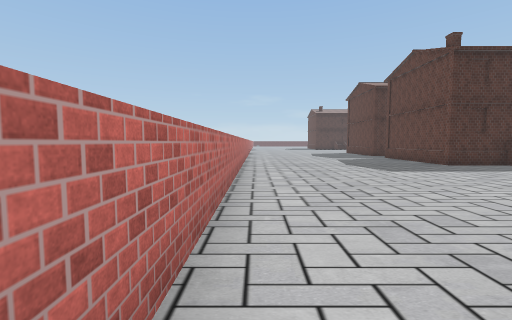
view 1 (above)

24 first-person views from a walk through a 3-D level made in the Unity game engine. The camera is 1.2 m above the floor, tilts 4° down and sees 90° across. The floor is counted in squares, 2 m on a side. Each view is taken from the middle of a square. On the plan, view 1 faces up. The plan holds only what a view shows up to about 9 squares ahead; the rest is blank. The place goes on beyond the plan. Some surface patterns are stand-ins.

view 2
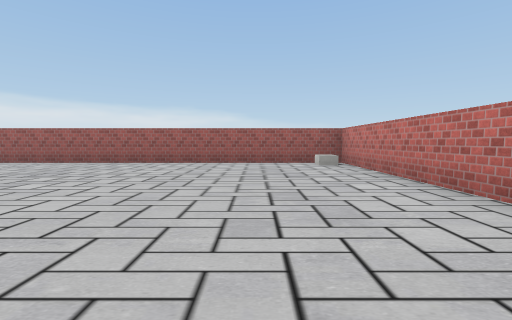

view 3
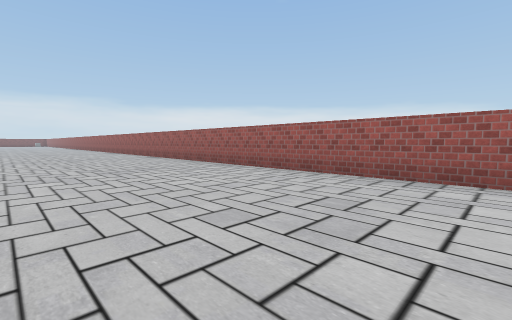

view 4
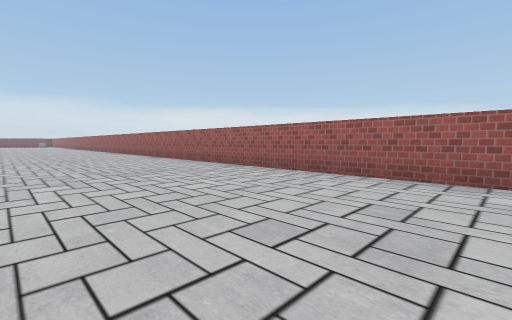

view 5
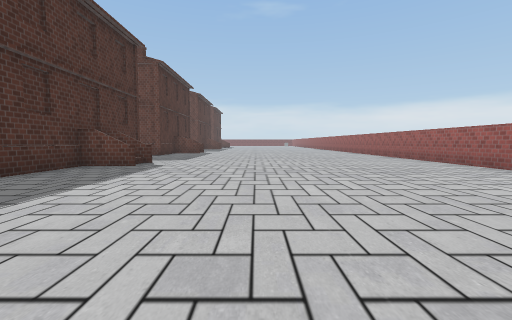

view 6
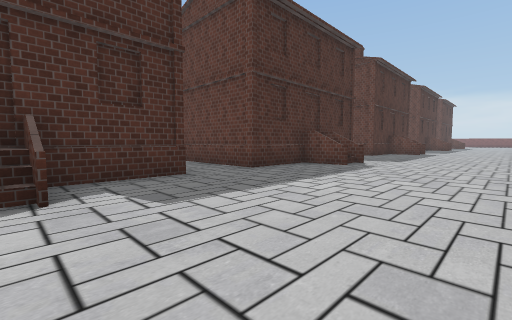

view 7
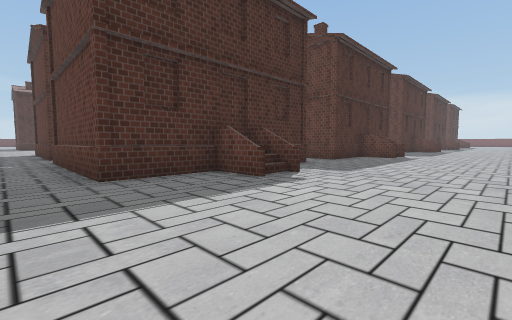

view 8
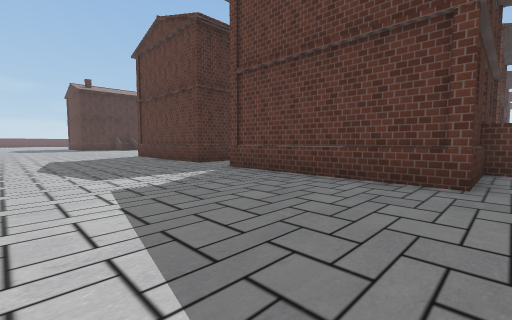

view 9
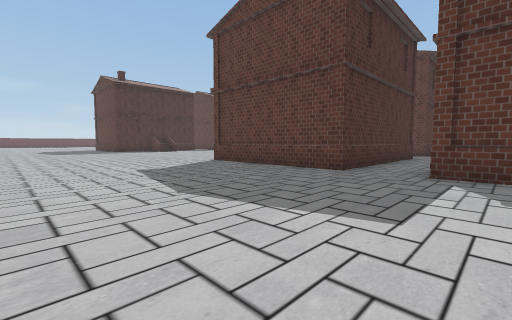

view 10
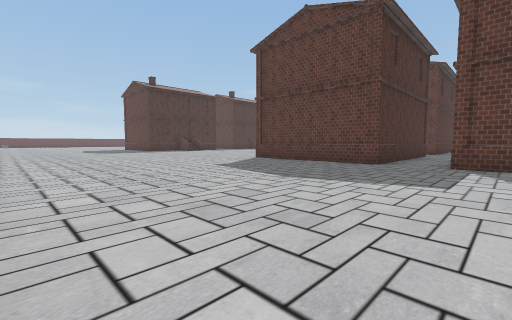

view 11
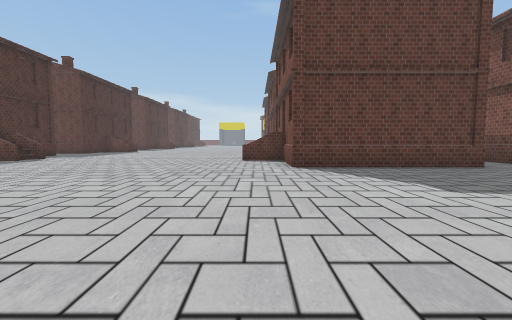

view 12
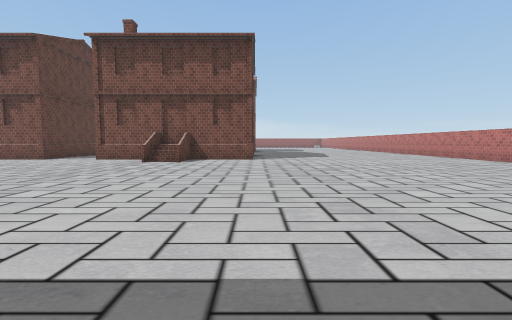

view 13
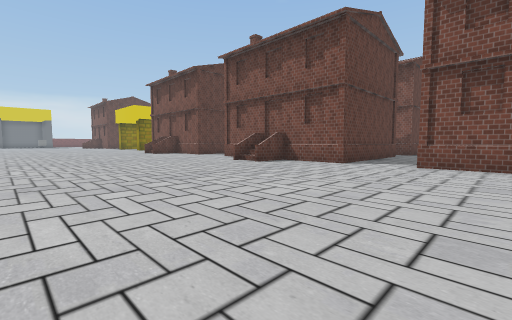

view 14
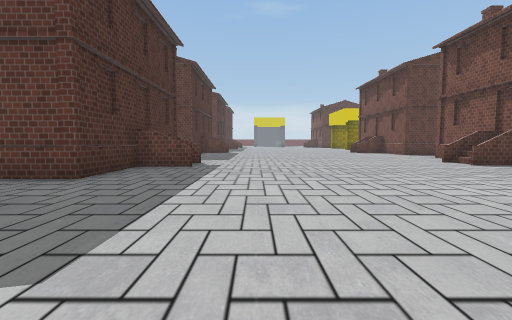

view 15
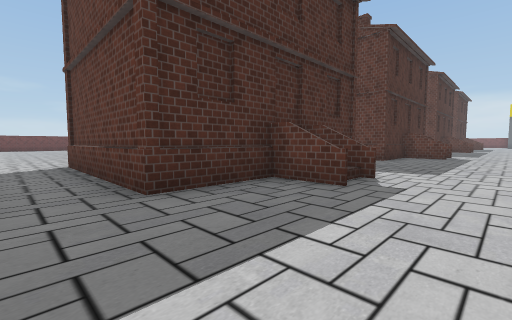

view 16
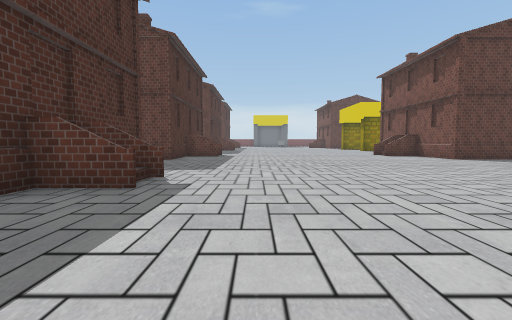

view 17
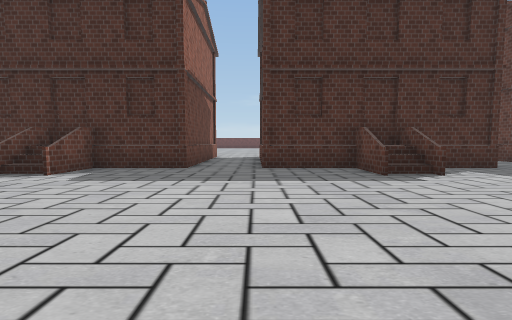

view 18
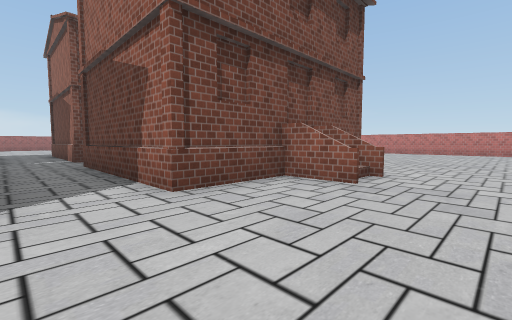

view 19
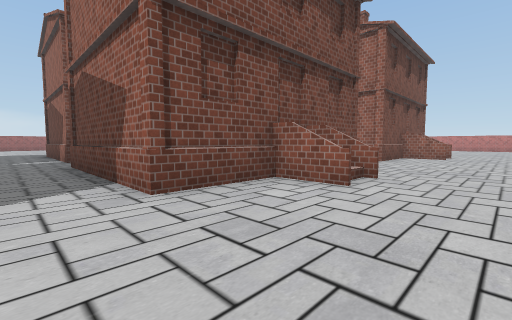

view 20
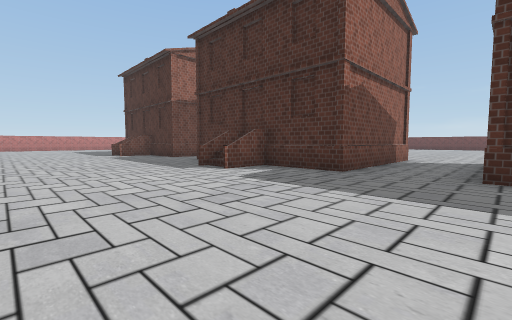

view 21
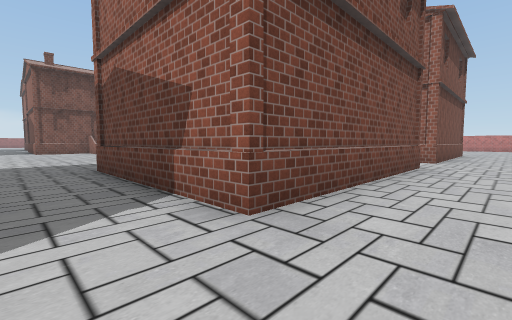

view 22
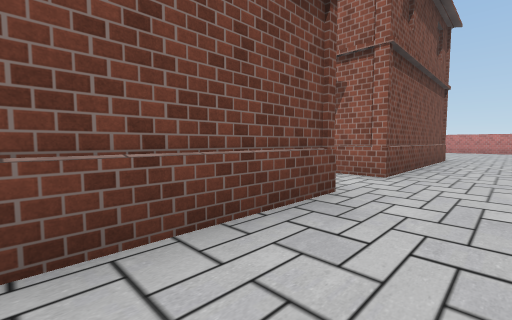

view 23
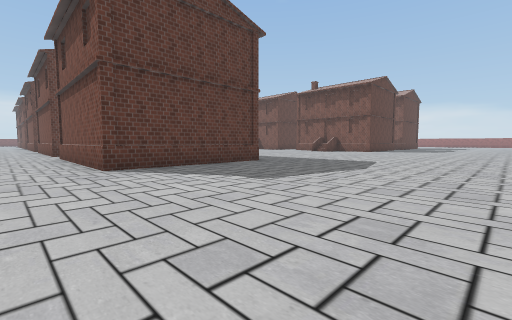

view 24
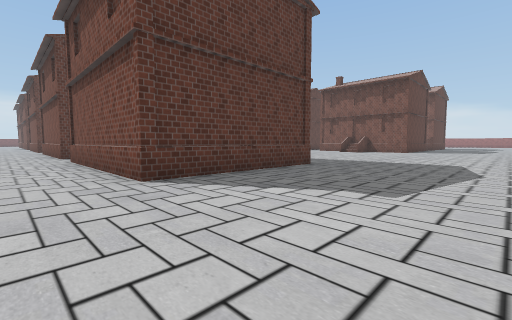

### Floor plan
Points are (right, up) in squares from view 1. A wall is a line through its corners. A room is listed if a view was taken in it or the views show most of it. See-through windows are left out.
Room 1 (views 1, 2, 3, 4, 5, 6, 7, 8, 9, 10, 11, 12, 13, 14, 15, 16, 17, 18, 19, 20, 21, 22, 23, 24)
walls: (8, 13.9) (9, 13.9); (12.4, 14) (12.4, 11.9); (7, 15.5) (7, 20.1) (9.5, 20.1); (14.2, 17.6) (14.2, 20.1) (16.5, 20.1) (16.5, 21.5); (9.2, 20) (9.2, 21.5); (10.1, 20.1) (12.4, 20.1) (12.4, 15.5) (7.2, 15.5) (7.2, 19.9); (14.4, 17.6) (14.4, 20.1); (12.5, 9.4) (7, 9.4) (7, 14); (10.4, 21.5) (10.4, 20); (9.3, 21.5) (9.3, 20); (10.2, 8) (10.2, 9.6); (9.2, 8) (9.2, 9.5); (17.4, 20.1) (19.8, 20.1) (19.8, 15.5); (17.6, 20) (17.6, 21.5) (17.6, 20); (19.6, 14) (19.6, 11.6); (17.4, 8) (17.4, 9.6); (19.1, 9.4) (14.2, 9.4) (14.2, 12.6); (19.6, 19.7) (19.6, 15.7); (21.8, 18) (21.8, 20.1); (-0.5, 8.8) (-0.5, -0.5) (19.1, -0.5); (-0.5, 21.5) (-0.5, 19.9); (16.3, 28.5) (16.3, 30); (10.4, 30) (10.4, 28.5); (9.3, 30.1) (9.3, 28.8); (7, 29.9) (7, 34.4) (12.4, 34.4) (12.4, 29.9) (8, 29.9); (14.2, 29.9) (14.2, 34.4) (19.6, 34.4) (19.6, 29.9) (14.2, 29.9); (17.4, 30) (17.4, 28.5); (22.5, 29.9) (21.8, 29.9) (21.8, 31); (21.8, 31.6) (21.8, 32.4)
low walls: (9.5, 20.7) (10.4, 20.7); (9.4, 21.2) (10.4, 21.2); (10.3, 8.5) (9.8, 8.5); (16.6, 21.2) (17.6, 21.2); (16.3, 8) (16.3, 9.5); (9.2, 28.5) (9.2, 29.1); (9.8, 29.3) (9.1, 29.3); (17.4, 29.3) (16.6, 29.3); (16.4, 30) (16.4, 28.5)

Positions as (right, up) in squares from view 1, and headings:
1: (0, 0), facing up
2: (2, 7), facing down
3: (5, 4), facing down-right
4: (10, 4), facing down-right
5: (10, 5), facing right
6: (10, 5), facing up-right
7: (6, 5), facing up-right
8: (3, 9), facing up-right
9: (2, 13), facing up-right
10: (0, 13), facing up-right
11: (1, 21), facing right
12: (7, 29), facing down
13: (11, 27), facing down-right
14: (10, 27), facing right
15: (13, 27), facing up-right
16: (13, 27), facing right
17: (14, 24), facing up
18: (14, 23), facing down-left
19: (21, 23), facing down-left
20: (22, 25), facing up-left
21: (21, 36), facing down-left
22: (17, 36), facing down-left
23: (1, 36), facing down-right
24: (3, 36), facing down-right
